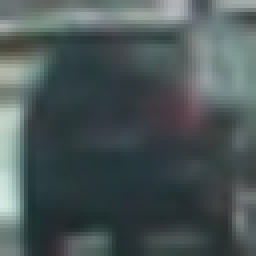
#> input picture data/vehicles/GTI_Left/image0023.png, 64 x 64 px (shown 4 times larger)
$ jupyter execute --allow-errors car_detection.ipynb   (shell and % lines are left out)   (older library calls are emulated)
#> lines starting #> are read from the running program, lines starting #| are printed output that depends on the picture
# Car Detection with SVM

## Import States

[cell 1]
import cv2, glob, time
import numpy as np
import matplotlib.pyplot as plt
import matplotlib.image as mpimg
import scipy.misc

from skimage.feature import hog
from sklearn.svm import LinearSVC
from sklearn.utils import shuffle
from scipy.ndimage.measurements import label

## Read Data

[cell 2]
# read data_paths
car_paths = np.array(glob.glob('data/vehicles/**/*.png'))
noncar_paths = np.array(glob.glob('data/non-vehicles/**/*.png'))

NUM_CAR = car_paths.shape[0]
NUM_NONCAR = noncar_paths.shape[0]

print("car images:", NUM_CAR)
print("non_car images:", NUM_NONCAR)

## Show and Save Example Data

#> (a cell that did not finish here is left out)

## Shuffle Data

[cell 4]
a = np.ones(NUM_CAR)
b = np.zeros(NUM_NONCAR)

paths = np.concatenate((car_paths, noncar_paths), axis=0)
labels = np.concatenate((a, b), axis=0)

paths, labels = shuffle(paths, labels)

## Divide Data to Training and Test set

[cell 5]
ind = int(labels.shape[0] * 4 / 5)

train_paths = paths[:ind]
test_paths = paths[ind:]

train_labels = labels[:ind]
test_labels = labels[ind:]

print("train size:", train_labels.shape[0])
print("test size:", test_labels.shape[0])

## Data Augmentation function

[cell 6]
def flip_img(img):
    return cv2.flip(img, 1)

[cell 7]
def extend_labels(labels, mul):
    orig_size = labels.shape[0]
    res = np.zeros(orig_size * mul)
    for i in range(orig_size):
        for j in range(mul):
            res[i * mul + j] = labels[i]
    return res

## Feature Extraction functions

[cell 8]
# [10 lines left out: function color_hist, not called in this run]

[cell 9]
# [16 lines left out: function bin_spatial, not called in this run]

[cell 10]
def get_hog_features(img, orient, pix_per_cell, cell_per_block, vis=False, feature_vec=True):
    if vis == True:
        features, hog_image = hog(img,
                                orientations=orient,
                                pixels_per_cell=(pix_per_cell, pix_per_cell),
                                cells_per_block=(cell_per_block, cell_per_block),
                                transform_sqrt=False,
                                visualise=True,
                                feature_vector=False)
        return features, hog_image
    else:
        features = hog(img,
                        orientations=orient,
                        pixels_per_cell=(pix_per_cell, pix_per_cell),
                        cells_per_block=(cell_per_block, cell_per_block),
                        transform_sqrt=False,
                        visualise=False,
                        feature_vector=feature_vec)
        return features

[cell 11]
def extract_features(imgs, cspace='RGB', orient=9, pix_per_cell=8, cell_per_block=2, hog_channel=0):
    # Create a list to append feature vectors to
#> called with imgs = array of shape (1,), cspace = 'YUV', orient = 9, pix_per_cell = 8, cell_per_block = 2, hog_channel = 'ALL'
    features = []
    # Iterate through the list of images
    for file in imgs:
        images = []
        images.append(mpimg.imread(file))

        # data augmentation
        images.append(flip_img(images[0]))
#> in flip_img, `return cv2.flip(img, 1)`:
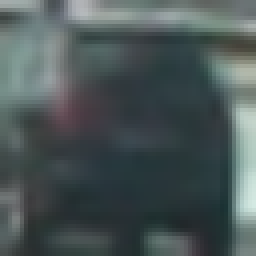
#> returned value: shape (64, 64, 3) float32 (shown 4 times larger); mean of channels 0, 1, 2 0.294, 0.339, 0.341; drawn as R, G, B

        for image in images:
            # apply color conversion if other than 'RGB'
            if cspace != 'RGB':
                if cspace == 'HSV':
                    feature_image = cv2.cvtColor(image, cv2.COLOR_RGB2HSV)
                elif cspace == 'LUV':
                    feature_image = cv2.cvtColor(image, cv2.COLOR_RGB2LUV)
                elif cspace == 'HLS':
                    feature_image = cv2.cvtColor(image, cv2.COLOR_RGB2HLS)
                elif cspace == 'YUV':
                    feature_image = cv2.cvtColor(image, cv2.COLOR_RGB2YUV)
                elif cspace == 'YCrCb':
                    feature_image = cv2.cvtColor(image, cv2.COLOR_RGB2YCrCb)
            else: feature_image = np.copy(image)

            # Call get_hog_features() with vis=False, feature_vec=True
            if hog_channel == 'ALL':
                hog_features = []
                for channel in range(feature_image.shape[2]):
                    hog_features.append(get_hog_features(feature_image[:,:,channel],
                                        orient, pix_per_cell, cell_per_block,
                                        vis=False, feature_vec=True))
                hog_features = np.ravel(hog_features)
            else:
                hog_features = get_hog_features(feature_image[:,:,hog_channel], orient,
                            pix_per_cell, cell_per_block, vis=False, feature_vec=True)
            # Append the new feature vector to the features list
            features.append(hog_features)
#> this loop made 2 passes
#> after the loop, features = 2 items

    # Return list of feature vectors
    return features

## Show Example Feature and Save

[cell 12]
# [6 lines left out: function extract_features_ex, not called in this run]

#> (the rest of this cell did not finish here and is left out)

## Extract Features

[cell 13]
# Feature extraction parameters
colorspace = 'YUV'
orient = 9
pix_per_cell = 8
cell_per_block = 2
hog_channel = 'ALL'

t = time.time()
train_features = extract_features(train_paths,
                                  cspace=colorspace,
                                  orient=orient,
                                  pix_per_cell=pix_per_cell,
                                  cell_per_block=cell_per_block,
                                  hog_channel=hog_channel)
#> train_features = 2 items

test_features = extract_features(test_paths,
                                 cspace=colorspace,
                                 orient=orient,
                                 pix_per_cell=pix_per_cell,
                                 cell_per_block=cell_per_block,
                                 hog_channel=hog_channel)
#> call 2 of extract_features, with imgs = array of shape (1,), cspace = 'YUV', orient = 9, pix_per_cell = 8, cell_per_block = 2, hog_channel = 'ALL'
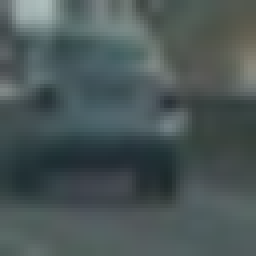
#> input picture data/vehicles/GTI_Far/image0024.png, 64 x 64 px (shown 4 times larger)
#> in flip_img (call 2), `return cv2.flip(img, 1)`:
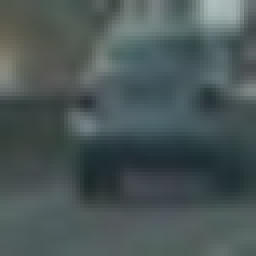
#> returned value: shape (64, 64, 3) float32 (shown 4 times larger); mean of channels 0, 1, 2 0.292, 0.34, 0.341; drawn as R, G, B
#> the loop in extract_features (call 2), `for image in images: # apply color conversion if other than 'RGB'` made 2 passes
#> test_features = 2 items

t2 = time.time()
print('Extract times:', round(t2-t, 2), 'seconds.')

## Make Classifier with SVM

[cell 14]
# data augmentation for labels
# image datas are augmented in extract_features function.
train_labels = extend_labels(train_labels, 2)
test_labels = extend_labels(test_labels, 2)
